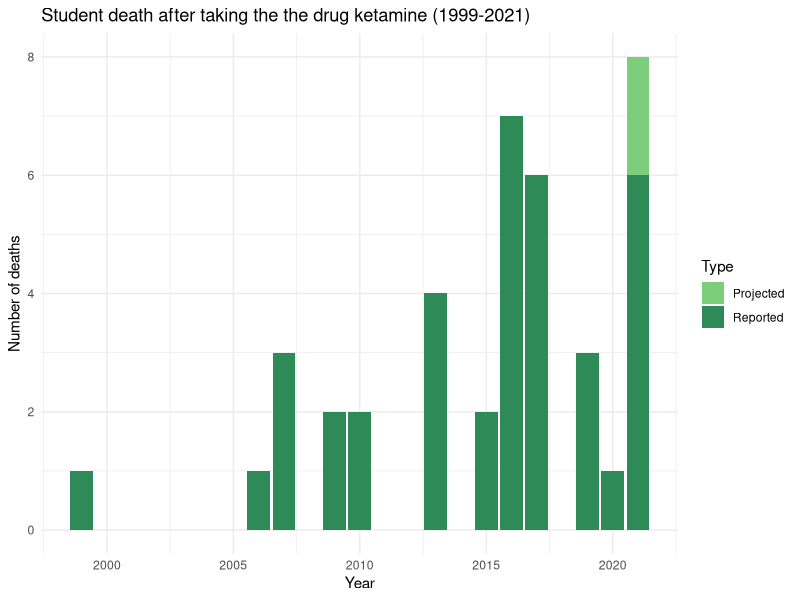
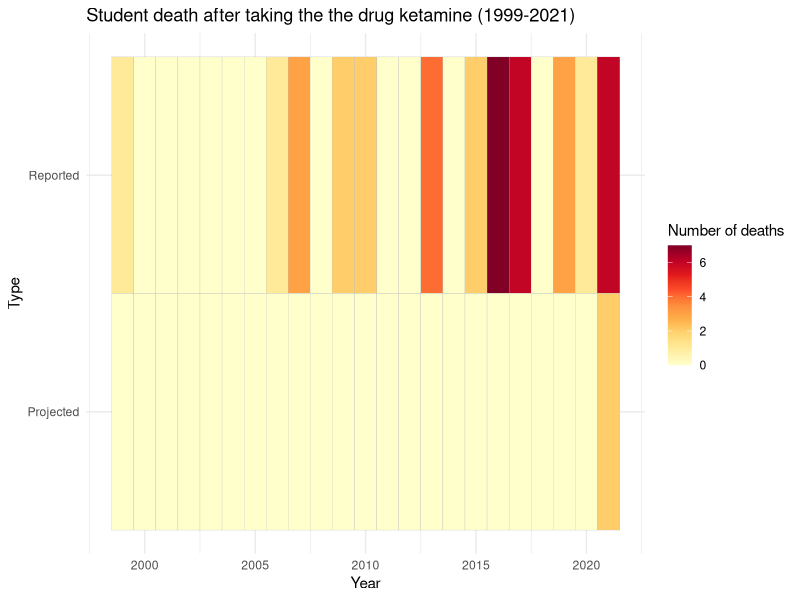

Reproduce these figures in R, in order.
## ---- chunk 1
#| warning: false
library("tidyr")
library("dplyr")
library("ggplot2")
## ---- chunk 2
data <- read.csv2('data.csv')
data_long <- pivot_longer(data, cols=c('Projected', 'Reported'), names_to = 'Type', values_to = 'Count')
#View(data_long)
## ---- chunk 3
ggplot(data = data_long, aes(x=Year,y=Count, fill=Type))+
  geom_bar(stat = "identity")+
  scale_fill_manual(values = c("Reported" = "seagreen","Projected" = "palegreen3"))+
  labs(title = "Student death after taking the the drug ketamine (1999-2021)",
       x = "Year", y = "Number of deaths", fill = "Type") +
  theme_minimal()
## ---- chunk 4
ggplot(data = data_long, aes(x=Year,y=Type, fill=Count))+
  geom_tile(color='grey')+
  scale_fill_gradientn(colors = RColorBrewer::brewer.pal(9, "YlOrRd"))+
  labs(title = "Student death after taking the the drug ketamine (1999-2021)",
       x = "Year", y = "Type", fill = "Number of deaths")+
  theme_minimal()
